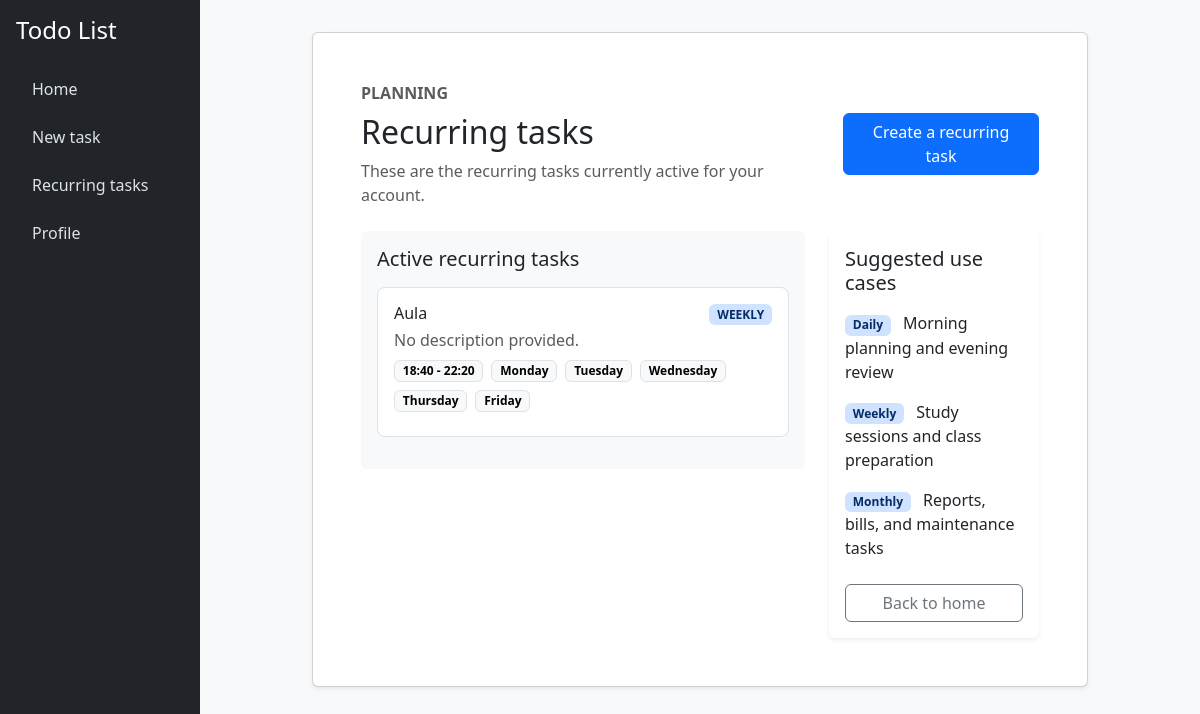
The app's page /recurring_tasks (signed in), older data.
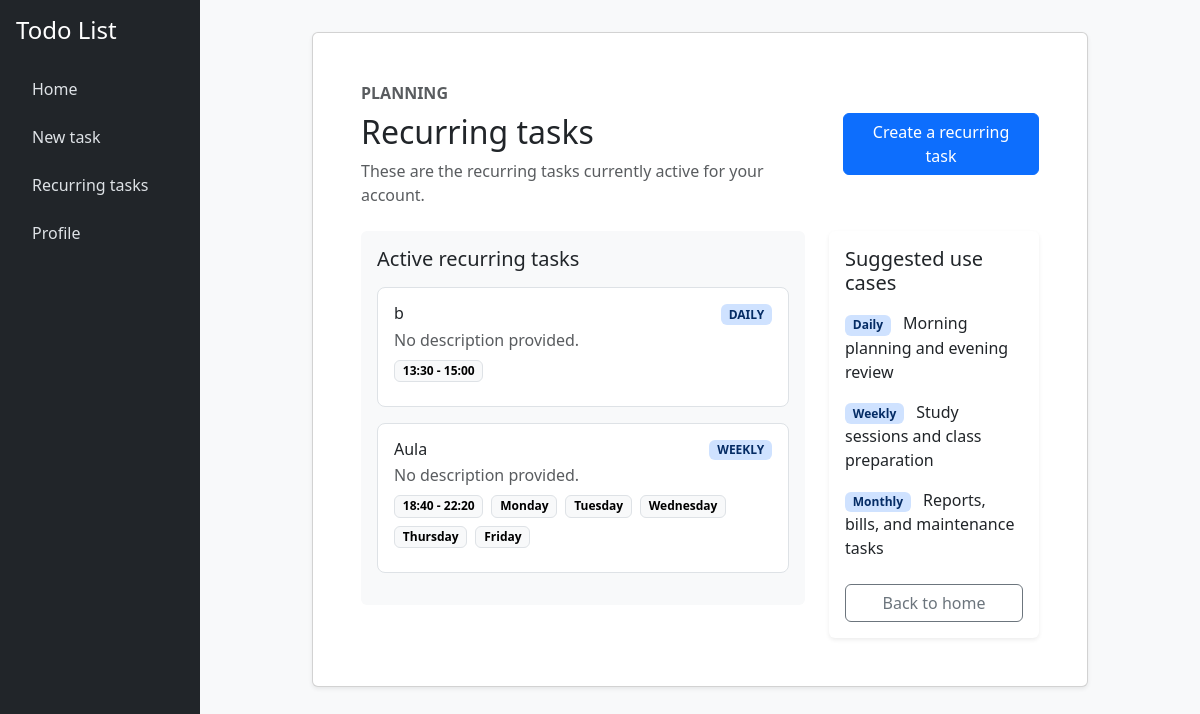
The same page, newer data.
### tables this page shows
CREATE TABLE recurrent_tasks (
    id INTEGER PRIMARY KEY AUTOINCREMENT,
    user_id INTEGER NOT NULL,
    title TEXT NOT NULL,
    description TEXT,
    start_time TEXT NOT NULL,
    end_time TEXT NOT NULL,
    recurrency TEXT NOT NULL,
    days TEXT NOT NULL
);

### app.py (the view, shortened to what this page needs)
@app.route("/recurring_tasks", methods=["GET", "POST"])
@login_required
def recurring_tasks():
    recurring_tasks_rows = db.execute(
        "SELECT id, title, description, start_time, end_time, recurrency, days FROM recurrent_tasks WHERE user_id = ? ORDER BY start_time ASC"  ,
        session["user_id"],
    )
    for task in recurring_tasks_rows:
        task["days"] = [day.strip().title() for day in task["days"].split(" ") if day.strip()]
    return render_template(
        "recurring_tasks.html",
        recurring_tasks=recurring_tasks_rows,
        error=request.args.get("error"),
    )

### app.py (called while the page is built)
@app.after_request
def after_request(response):
    response.headers["Cache-Control"] = "no-cache, no-store, must-revalidate"
    response.headers["Expires"] = 0
    response.headers["Pragma"] = "no-cache"
    return response

### helpers.py (called while the page is built)
def login_required(f):
    @wraps(f)
    def decorated_function(*args, **kwargs):
        if session.get("user_id") is None:
            return redirect("/login")
        return f(*args, **kwargs)
    return decorated_function

### templates/recurring_tasks.html (shortened to what this page needs)
{% extends "layout.html" %}
{% block content %}
<div class="row justify-content-center">
    <div class="col-lg-10">
        <div class="card shadow-sm mb-4">
            <div class="card-body p-4 p-md-5">
                <div class="d-flex flex-column flex-md-row justify-content-between align-items-md-center gap-3 mb-4">
                    <div>
                        <p class="text-uppercase text-muted fw-semibold mb-2">Planning</p>
                        <h2 class="mb-2">Recurring tasks</h2>
                        <p class="text-muted mb-0">These are the recurring tasks currently active for your account.</p>
                    </div>
                    <a href="{{ url_for('new_task') }}" class="btn btn-primary">Create a recurring task</a>
                </div>
                <div class="row g-4 align-items-start">
                    <div class="col-lg-8">
                        <div class="card border-0 bg-body-tertiary h-100">
                            <div class="card-body" style="overflow: auto; max-height: 500px;">
                                <h5 class="card-title mb-3">Active recurring tasks</h5>
                                {% for task in recurring_tasks %}
                                    <div class="border rounded-3 p-3 mb-3 bg-white recurring-task" data-task-index="{{ loop.index0 }}" data-task-id="{{ task.id }}">
                                        <div class="d-flex justify-content-between align-items-start gap-3 mb-2">
                                            <div>
                                                <h6 class="mb-1">{{ task.title }}</h6>
                                                <p class="text-muted mb-0">{{ task.description or 'No description provided.' }}</p>
                                            </div>
                                            <span class="badge bg-primary-subtle text-primary-emphasis text-uppercase">{{ task.recurrency }}</span>
                                        </div>
                                        <div class="d-flex flex-wrap gap-2 mb-2">
                                            <span class="badge text-bg-light border">{{ task.start_time }} - {{ task.end_time }}</span>
                                            {% for day in task.days %}
                                                <span class="badge text-bg-light border">{{ day }}</span>
                                            {% endfor %}
                                        </div>
                                    </div>
                                {% else %}
                                    <div class="text-center py-5">
                                        <h5 class="mb-2">No active recurring tasks yet</h5>
                                        <p class="text-muted mb-4">Create a recurring task to have it appear here.</p>
                                        <a href="{{ url_for('new_task', recurring=True) }}" class="btn btn-primary">Create recurring task</a>
                                    </div>
                                {% endfor %}
                            </div>
                        </div>
                    </div>
                    <div class="col-lg-4">
                        <div class="card border-0 shadow-sm h-100">
                            <div class="card-body">
                                <h5 class="card-title mb-3">Suggested use cases</h5>
                                <ul class="list-unstyled mb-4">
                                    <li class="mb-3">
                                        <span class="badge bg-primary-subtle text-primary-emphasis me-2">Daily</span>
                                        Morning planning and evening review
                                    </li>
                                    <li class="mb-3">
                                        <span class="badge bg-primary-subtle text-primary-emphasis me-2">Weekly</span>
                                        Study sessions and class preparation
                                    </li>
                                    <li class="mb-3">
                                        <span class="badge bg-primary-subtle text-primary-emphasis me-2">Monthly</span>
                                        Reports, bills, and maintenance tasks
                                    </li>
                                </ul>
                                <div class="d-flex flex-column gap-2">
                                    <a href="{{ url_for('index') }}" class="btn btn-outline-secondary">Back to home</a>
                                </div>
                            </div>
                        </div>
                    </div>
                </div>
            </div>
        </div>
    </div>
</div>
{% endblock %}

### templates/layout.html (shortened to what this page needs)
<!doctype html>
<html lang="en">
    <head>
        <link href="https://cdn.jsdelivr.net/npm/bootstrap@5.3.3/dist/css/bootstrap.min.css" rel="stylesheet">
    </head>
    <body>
        <div class="container-fluid">
            <div class="row">
                <nav class="col-md-3 col-lg-2 d-flex flex-column p-3 sidebar">
                    <h4 class="mb-4">Todo List</h4>
                    <ul class="nav nav-pills flex-column">
                        <li class="nav-item mb-2">
                            <a class="nav-link" href="{{ url_for('index') }}">Home</a>
                        </li>
                        <li class="nav-item mb-2">
                            <a class="nav-link" href="{{ url_for('new_task') }}">New task</a>
                        </li>
                        <li class="nav-item mb-2">
                            <a class="nav-link" href="{{ url_for('recurring_tasks') }}">Recurring tasks</a>
                        </li>
                        <li class="nav-item mb-2">
                            <a class="nav-link" href="{{ url_for('profile') }}">Profile</a>
                        </li>
                    </ul>
                </nav>
                <main class="col-md-9 col-lg-10 content">
                    {% block content %}{% endblock %}
                </main>
            </div>
        </div>
    </body>
</html>

### templates/layout.html (style rules this page uses)
body { min-height: 100vh; background-color: #f8f9fa; }
.sidebar { min-height: 100vh; background-color: #212529; color: white; }
.sidebar a { color: #dee2e6; text-decoration: none; }
.content { padding: 2rem; }

Row changes from the older to the newer data that the page shows:
added recurrent_tasks: title "b", description "No description provided.", recurrency "DAILY", start_time "13:30", end_time "15:00"
